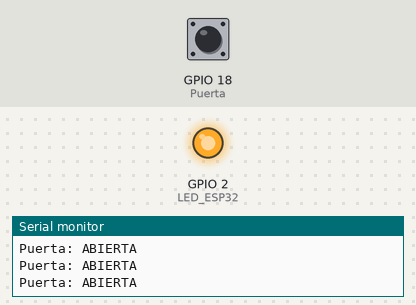
Simulated run of this sketch. Board: ESP32. Shown: output pins drawn as LEDs (lit = HIGH), the last lines printed to the serial monitor. Inputs (shaded band) come from the test bench; at power-on: GPIO 18 (Puerta) HIGH.

Above: at 1.2 s.
1.3 s: GPIO 18 (Puerta) pulled LOW for 0.15 s
At 1.4 s:
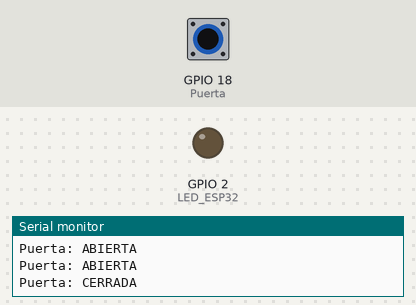
3.0 s: GPIO 18 (Puerta) pulled LOW for 3.2 s
At 7.6 s:
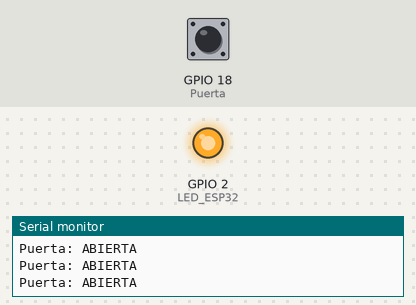
Timing chart, 0 to 9.1 s (numbered marks = the images above; inputs shaded):
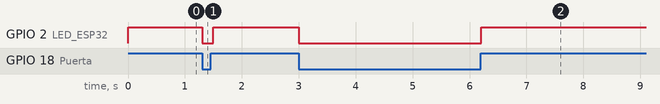

The sketch:

Detector_Magenetico_ESP32_PARTE1.ino
```cpp
/*
  Proyecto: Sensor magnético con ESP32
  Canal: Electrónica Legends

  Descripción:
  Detecta el estado de una puerta mediante un sensor magnético
  y controla el LED integrado del ESP32 según su estado.

  Funcionamiento:
  - Puerta abierta: LED encendido.
  - Puerta cerrada: LED apagado.
  - El estado de la puerta se muestra en el monitor serial.
*/

// Definición de los pines utilizados en el ESP32
#define Puerta 18       // GPIO 18 conectado al sensor magnético
#define LED_ESP32 2     // GPIO 2 asociado al LED integrado de la placa

void setup() {
  // Configura el GPIO 18 como entrada y activa la resistencia
  // interna pull-up para mantener estable la lectura del sensor.
  pinMode(Puerta, INPUT_PULLUP);

  // Configura el GPIO 2 como salida para controlar el LED.
  pinMode(LED_ESP32, OUTPUT);

  // Establece el LED inicialmente apagado (nivel lógico LOW).
  digitalWrite(LED_ESP32, LOW);

  // Inicia la comunicación serial a 115200 baudios
  // para visualizar los mensajes en el monitor serial.
  Serial.begin(115200);
}

void loop() {
  // Lee el estado lógico del sensor magnético.
  // Si el pin está en HIGH, PuertaAbierta será true.
  // Si el pin está en LOW, PuertaAbierta será false.
  // Esta lógica supone que HIGH corresponde a puerta abierta.
  bool PuertaAbierta = digitalRead(Puerta) == HIGH;

  // Comprueba si la puerta está abierta.
  if (PuertaAbierta)
  {
    // Si está abierta, enciende el LED.
    digitalWrite(LED_ESP32, HIGH);
  }
  else
  {
    // Si está cerrada, apaga el LED.
    digitalWrite(LED_ESP32, LOW);
  }

  // Imprime el texto "Puerta: " en el monitor serial.
  Serial.print("Puerta: ");

  // Muestra "ABIERTA" si PuertaAbierta es true
  // o "CERRADA" si es false.
  // El operador ?: permite seleccionar entre dos valores.
  Serial.println(PuertaAbierta ? "ABIERTA" : "CERRADA");

  // Espera 100 milisegundos antes de repetir el ciclo.
  // Esto limita la frecuencia de lectura y de impresión.
  delay(100);
}
```

Measured:
- after the input at 1.3 s, GPIO 2 (LED_ESP32): HIGH → LOW at once, → HIGH 0.20 s later
- after the input at 3.0 s, GPIO 2 (LED_ESP32): HIGH → LOW at once, → HIGH 3.2 s later
